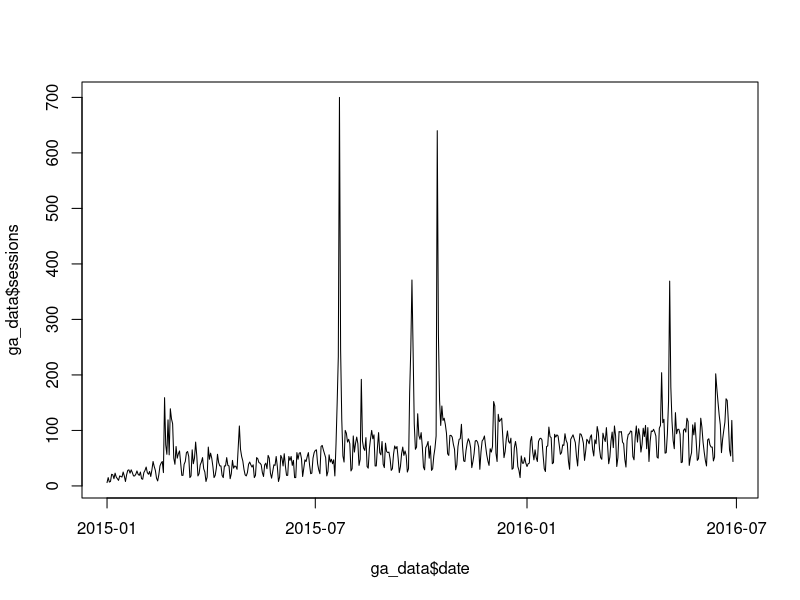

The R source for this figure:
## ---- chunk 1
12^2
## ---- chunk 2
my_var <- 12^2
## ---- chunk 3
# We need to actually adjust the value of my_var for when we reference it again later.
my_var <- 12^2*10
## ---- chunk 4
myVector <- c(1,2,3,4)
## ---- chunk 5
myVector
## ---- chunk 6
myVector^3
## ---- chunk 7
typeof(my_var)
## ---- chunk 8
typeof(myVector)
## ---- chunk 9
length(my_var)
length(myVector)
## ---- chunk 10
ga_data <- read.csv("data/td.csv", stringsAsFactors = FALSE)
## ---- chunk 11
ga_data$date <- as.Date(ga_data$date)
## ---- chunk 12
plot(x = ga_data$date, y = ga_data$sessions, type = "l")
